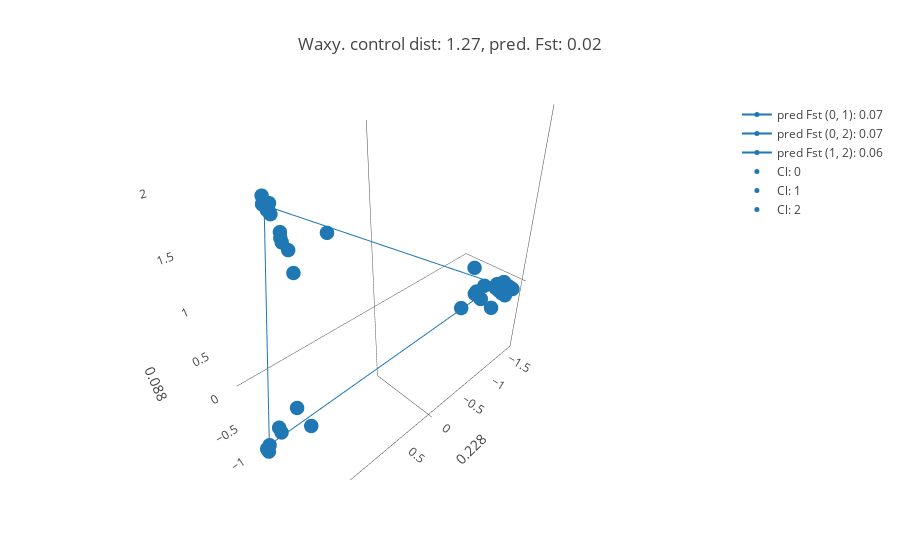

The notebook cell this image was saved under:
### Markdown cell above
At the top of the next block, select the clusters between which to calculate distances.

### Code cell
#### Making it interesting:
Vertices= [0,1,2]

fig_vertix= []
d= 0

for pair in it.combinations(Vertices,2):
    coordinates= [np.mean(feat_unbias[label_select[z],:],axis= 0) for z in pair]
    coordinates= np.array(coordinates)
    
    MS_pair_dist= pairwise_distances(coordinates,metric= 'euclidean')
    MS_pair_dist= MS_pair_dist[iu_control][0]
    MS_pair_fst= m_coeff_II * np.exp(m_coeff * np.log(MS_pair_dist) + b) + b_II
    
    fig_vertix.append(go.Scatter3d(
    x= coordinates[:,0],
    y= coordinates[:,1], 
    z= coordinates[:,2],
    text= ['group: {}'.format(x) for x in pair], 
    name= 'pred Fst {}: {}'.format(pair, round(MS_pair_fst,2)),
    marker=dict(
        size=5,
        color= '#1f77b4'
    ),
    line=dict(
        color= d,
        width= 2,
    )))
    
    d += 1


fig_vertix.extend([go.Scatter3d(
x= feat_unbias[label_select[i],0],
y= feat_unbias[label_select[i],1], 
z= feat_unbias[label_select[i],2],
mode= 'markers',
name= 'Cl: {}'.format(i),
marker=dict(
    size=5,
    color= '#1f77b4'
)
) for i in Vertices])


layout = go.Layout(
    title= 'Waxy. control dist: {}, pred. Fst: {}'.format(round(unbias_control_dist,2),round(unbias_control_fst,2)
),
    scene= Scene(
    yaxis=dict(
        showgrid= False,
        title='{}'.format(round(var_comps[1],3))),
    xaxis=dict(
        showgrid= False,
        title= '{}'.format(round(var_comps[0],3))),
    zaxis=dict(
        showgrid= False,
        title= '{}'.format(round(var_comps[2],3))))
)


fig = go.Figure(data=fig_vertix,layout= layout)
iplot(fig)

### Figure 1 — Plotly figure (JSON) as saved in the notebook; plotly's stock layout.template omitted (floating-point values rounded to 4 significant figures; data arrays with more than 128 entries replaced by an {"elided": "..."} marker saying what was removed)
{"data": [{"line": {"color": 0, "width": 2}, "marker": {"color": "#1f77b4", "size": 5}, "name": "pred Fst (0, 1): 0.07", "text": ["group: 0", "group: 1"], "type": "scatter3d", "x": [-1.415, 1.609], "y": [-0.1815, -0.8562], "z": [-0.02187, -0.9841]}, {"line": {"color": 1, "width": 2}, "marker": {"color": "#1f77b4", "size": 5}, "name": "pred Fst (0, 2): 0.07", "text": ["group: 0", "group: 2"], "type": "scatter3d", "x": [-1.415, 1.383], "y": [-0.1815, -0.401], "z": [-0.02187, 1.888]}, {"line": {"color": 2, "width": 2}, "marker": {"color": "#1f77b4", "size": 5}, "name": "pred Fst (1, 2): 0.06", "text": ["group: 1", "group: 2"], "type": "scatter3d", "x": [1.609, 1.383], "y": [-0.8562, -0.401], "z": [-0.9841, 1.888]}, {"marker": {"color": "#1f77b4", "size": 5}, "mode": "markers", "name": "Cl: 0", "type": "scatter3d", "x": {"elided": "386 float values"}, "y": {"elided": "386 float values"}, "z": {"elided": "386 float values"}}, {"marker": {"color": "#1f77b4", "size": 5}, "mode": "markers", "name": "Cl: 1", "type": "scatter3d", "x": {"elided": "198 float values"}, "y": {"elided": "198 float values"}, "z": {"elided": "198 float values"}}, {"marker": {"color": "#1f77b4", "size": 5}, "mode": "markers", "name": "Cl: 2", "type": "scatter3d", "x": [1.374, 1.374, 1.28, 1.374, 1.394, 1.374, 1.438, 1.438, 1.438, 1.374, 1.068, 1.374, 1.374, 1.438, 1.375, 1.374, 1.438, 1.438, 1.374, 1.374, 1.374, 1.374, 1.374, 1.374, 1.438, 1.374, 1.438, 1.438, 1.374, 1.374, 1.399, 1.374, 1.34, 1.374, 1.374, 1.374, 1.438, 1.374, 1.374, 1.374, 1.438, 1.438, 1.374, 1.375, 1.374, 1.374, 1.456, 1.374, 1.438, 1.438, 1.438, 1.374, 1.438, 1.374, 1.374, 1.374, 1.438, 1.438, 1.438, 1.183, 1.438, 1.374, 1.456, 1.374, 1.438, 1.374, 1.438, 1.26, 1.374, 1.438, 1.374, 1.374, 1.374, 1.374, 1.374, 1.374, 1.374, 1.374, 1.374, 1.397, 1.374, 1.374, 1.374, 1.374, 1.388, 1.374, 1.374, 1.374, 1.374, 1.374, 1.374, 1.374, 1.374, 1.374, 1.374, 1.273, 1.374, 1.374, 1.374, 1.374, 1.374, 1.374, 1.374], "y": [-0.4454, -0.4454, -0.3636, -0.4454, -0.3324, -0.4454, -0.3045, -0.3045, -0.3045, -0.4454, -0.1476, -0.4454, -0.4454, -0.3045, -0.4458, -0.4454, -0.3045, -0.3045, -0.4454, -0.4454, -0.4454, -0.4454, -0.4454, -0.4454, -0.3045, -0.4454, -0.3045, -0.3045, -0.4454, -0.4454, -0.3236, -0.4454, -0.3296, -0.4454, -0.4454, -0.4454, -0.3045, -0.4454, -0.4454, -0.4454, -0.3045, -0.3045, -0.4454, -0.4458, -0.4454, -0.4454, -0.1897, -0.4454, -0.3045, -0.3045, -0.3045, -0.4454, -0.3045, -0.4454, -0.4454, -0.4454, -0.3045, -0.3045, -0.3045, -0.5154, -0.3045, -0.4454, -0.1897, -0.4454, -0.3045, -0.4454, -0.3045, -0.4766, -0.4454, -0.3045, -0.4454, -0.4454, -0.4454, -0.4454, -0.4454, -0.4454, -0.4454, -0.4454, -0.4454, -0.3096, -0.4454, -0.4454, -0.4454, -0.4454, -0.368, -0.4454, -0.4454, -0.4454, -0.4454, -0.4454, -0.4454, -0.4454, -0.4454, -0.4454, -0.4454, -0.4623, -0.4454, -0.4454, -0.4454, -0.4454, -0.4454, -0.4454, -0.4454], "z": [1.878, 1.878, 1.506, 1.878, 1.865, 1.878, 2.006, 2.006, 2.006, 1.878, 1.653, 1.878, 1.878, 2.006, 1.88, 1.878, 2.006, 2.006, 1.878, 1.878, 1.878, 1.878, 1.878, 1.878, 2.006, 1.878, 2.006, 2.006, 1.878, 1.878, 1.885, 1.878, 1.692, 1.878, 1.878, 1.878, 2.006, 1.878, 1.878, 1.878, 2.006, 2.006, 1.878, 1.88, 1.878, 1.878, 1.996, 1.878, 2.006, 2.006, 2.006, 1.878, 2.006, 1.878, 1.878, 1.878, 2.006, 2.006, 2.006, 1.189, 2.006, 1.878, 1.996, 1.878, 2.006, 1.878, 2.006, 1.519, 1.878, 2.006, 1.878, 1.878, 1.878, 1.878, 1.878, 1.878, 1.878, 1.878, 1.878, 1.858, 1.878, 1.878, 1.878, 1.878, 1.867, 1.878, 1.878, 1.878, 1.878, 1.878, 1.878, 1.878, 1.878, 1.878, 1.878, 1.567, 1.878, 1.878, 1.878, 1.878, 1.878, 1.878, 1.878]}], "layout": {"scene": {"xaxis": {"showgrid": false, "title": "0.228"}, "yaxis": {"showgrid": false, "title": "0.156"}, "zaxis": {"showgrid": false, "title": "0.088"}}, "title": "Waxy. control dist: 1.27, pred. Fst: 0.02"}}
